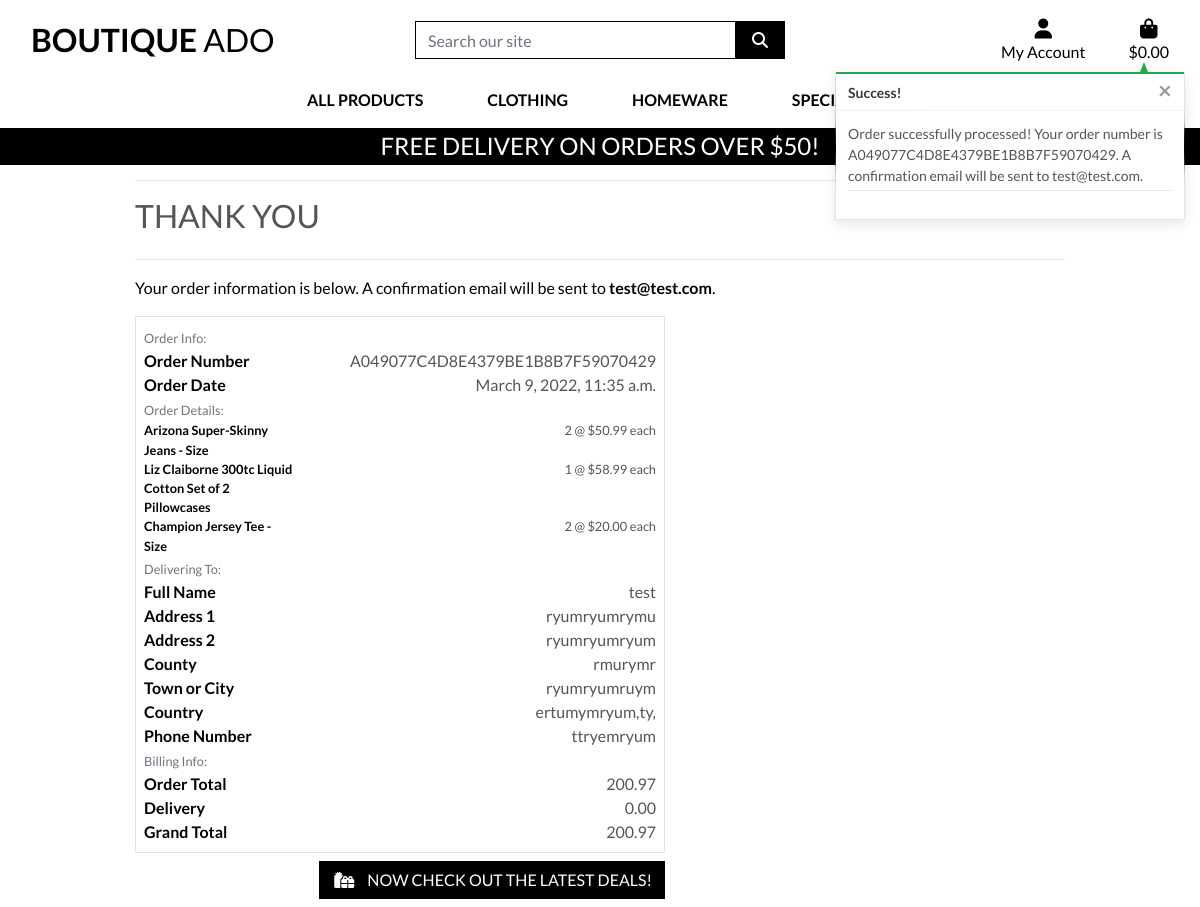
The app's page /checkout/checkout_success/A049077C4D8E4379BE1B8B7F59070429 with its own data.
### checkout/models.py (models this page shows, shortened)
class Order(models.Model):
    order_number = models.CharField(max_length=32, null=False, editable=False)
    user_profile = models.ForeignKey(UserProfile, on_delete=models.SET_NULL,
                                     null=True, blank=True, related_name='orders')
    full_name = models.CharField(max_length=50, null=False, blank=False)
    email = models.EmailField(max_length=254, null=False, blank=False)
    phone_number = models.CharField(max_length=20, null=False, blank=False)
    country = CountryField(blank_label='Country *', null=False, blank=False)
    postcode = models.CharField(max_length=20, null=True, blank=True)
    town_or_city = models.CharField(max_length=40, null=False, blank=False)
    street_address1 = models.CharField(max_length=80, null=False, blank=False)
    street_address2 = models.CharField(max_length=80, null=True, blank=True)
    county = models.CharField(max_length=80, null=True, blank=True)
    date = models.DateTimeField(auto_now_add=True)
    delivery_cost = models.DecimalField(max_digits=6, decimal_places=2, null=False, default=0)
    order_total = models.DecimalField(max_digits=10, decimal_places=2, null=False, default=0)
    grand_total = models.DecimalField(max_digits=10, decimal_places=2, null=False, default=0)
    original_bag = models.TextField(null=False, blank=False, default='')
    stripe_pid = models.CharField(max_length=254, null=False, blank=False, default='')

class OrderLineItem(models.Model):
    order = models.ForeignKey(Order, null=False, blank=False, on_delete=models.CASCADE, related_name='lineitems')
    product = models.ForeignKey(Product, null=False, blank=False, on_delete=models.CASCADE)
    product_size = models.CharField(max_length=2, null=True, blank=True) # XS, S, M, L, XL
    quantity = models.IntegerField(null=False, blank=False, default=0)
    lineitem_total = models.DecimalField(max_digits=6, decimal_places=2, null=False, blank=False, editable=False)

### products/models.py (models this page shows, shortened)
class Product(models.Model):
    category = models.ForeignKey('Category', null=True, blank=True, on_delete=models.SET_NULL)
    sku = models.CharField(max_length=254, null=True, blank=True)
    name = models.CharField(max_length=254)
    description = models.TextField()
    has_sizes = models.BooleanField(default=False, null=True, blank=True)
    price = models.DecimalField(max_digits=6, decimal_places=2)
    rating = models.DecimalField(max_digits=6, decimal_places=2, null=True, blank=True)
    image_url = models.URLField(max_length=1024, null=True, blank=True)
    image = models.ImageField(null=True, blank=True)

### checkout/views.py (the view)
# urls.py: path('checkout_success/<order_number>', views.checkout_success, name='checkout_success'),
def checkout_success(request, order_number):
    save_info = request.session.get('save_info')
    order = get_object_or_404(Order, order_number=order_number)
    messages.success(request, f'Order successfully processed! \
        Your order number is {order_number}. A confirmation \
        email will be sent to {order.email}.')
    if 'bag' in request.session:
        del request.session['bag']
    template = 'checkout/checkout_success.html'
    context = {
        'order': order,
    }
    return render(request, template, context)

### bag/contexts.py (called while the page is built, shortened)
def bag_contents(request):
    bag_items = []
    total = 0
    product_count = 0
    bag = request.session.get('bag', {})
    if total < settings.FREE_DELIVERY_THRESHOLD:
        delivery = total * Decimal(settings.STANDARD_DELIVERY_PERCENTAGE / 100)
        free_delivery_delta = settings.FREE_DELIVERY_THRESHOLD - total
    else:
        delivery = 0
        free_delivery_delta = 0
    grand_total = delivery + total
    context = {
        'bag_items': bag_items,
        'total': total,
        'product_count': product_count,
        'delivery': delivery,
        'free_delivery_delta': free_delivery_delta,
        'free_delivery_threshold': settings.FREE_DELIVERY_THRESHOLD,
        'grand_total': grand_total,
    }
    return context

### checkout/templates/checkout/checkout_success.html (shortened to what this page needs)
{% extends "base.html" %}
{% load static %}
{% block extra_css %}
<link rel="stylesheet" href="{% static 'checkout/css/checkout.css' %}">
{% endblock %}
{% block page_header %}
<div class="container header-container">
</div>
{% endblock %}
{% block content %}
<div class="overlay"></div>
<div class="container">
    <div class="row">
        <div class="col">
            <hr>
            <h2 class="logo-font mb-4">Thank you</h2>
            <hr>
            <p class="text-black">Your order information is below. A confirmation email will be sent to
                <strong>{{ order.email }}</strong>.</p>
        </div>
    </div>
    <div class="row">
        <div class="col-12 col-lg-7">
            <div class="order-confirmation-wrapper p-2 border">
                <div class="row">
                    <div class="col">
                        <small class="text-muted">Order Info:</small>
                    </div>
                </div>
                <div class="row">
                    <div class="col-12 col-md-4">
                        <p class="mb-0 text-black font-weight-bold">Order Number</p>
                    </div>
                    <div class="col-12 col-md-8 text-md-right">
                        <p class="mb-0">{{ order.order_number }}</p>
                    </div>
                </div>
                <div class="row">
                    <div class="col-12 col-md-4">
                        <p class="mb-0 text-black font-weight-bold">Order Date</p>
                    </div>
                    <div class="col-12 col-md-8 text-md-right">
                        <p class="mb-0">{{ order.date }}</p>
                    </div>
                </div>
                <div class="row">
                    <div class="col">
                        <small class="text-muted">Order Details:</small>
                    </div>
                </div>
                {% for item in order.lineitems.all %}
                <div class="row">
                    <div class="col-12 col-md-4">
                        <p class="small mb-0 text-black font-weight-bold">
                            {{ item.product.name }}{% if item.product_size %} - Size {{ item.product.size|upper }}{% endif %}
                        </p>
                    </div>
                    <div class="col-12 col-md-8 text-md-right">
                        <p class="small mb-0">{{ item.quantity }} @ ${{ item.product.price }} each</p>
                    </div>
                </div>
                {% endfor %}
                <div class="row">
                    <div class="col">
                        <small class="text-muted">Delivering To:</small>
                    </div>
                </div>
                <div class="row">
                    <div class="col-12 col-md-4">
                        <p class="mb-0 text-black font-weight-bold">Full Name</p>
                    </div>
                    <div class="col-12 col-md-8 text-md-right">
                        <p class="mb-0">{{ order.full_name }}</p>
                    </div>
                </div>
                <div class="row">
                    <div class="col-12 col-md-4">
                        <p class="mb-0 text-black font-weight-bold">Address 1</p>
                    </div>
                    <div class="col-12 col-md-8 text-md-right">
                        <p class="mb-0">{{ order.street_address1 }}</p>
                    </div>
                </div>
                {% if order.street_address2 %}
                <div class="row">
                    <div class="col-12 col-md-4">
                        <p class="mb-0 text-black font-weight-bold">Address 2</p>
                    </div>
                    <div class="col-12 col-md-8 text-md-right">
                        <p class="mb-0">{{ order.street_address2 }}</p>
                    </div>
                </div>
                {% endif %}
                {% if order.county %}
                <div class="row">
                    <div class="col-12 col-md-4">
                        <p class="mb-0 text-black font-weight-bold">County</p>
                    </div>
                    <div class="col-12 col-md-8 text-md-right">
                        <p class="mb-0">{{ order.county }}</p>
                    </div>
                </div>
                {% endif %}
                <div class="row">
                    <div class="col-12 col-md-4">
                        <p class="mb-0 text-black font-weight-bold">Town or City</p>
                    </div>
                    <div class="col-12 col-md-8 text-md-right">
                        <p class="mb-0">{{ order.town_or_city }}</p>
                    </div>
                </div>
                <div class="row">
                    <div class="col-12 col-md-4">
                        <p class="mb-0 text-black font-weight-bold">Country</p>
                    </div>
                    <div class="col-12 col-md-8 text-md-right">
                        <p class="mb-0">{{ order.country }}</p>
                    </div>
                </div>
                <div class="row">
                    <div class="col-12 col-md-4">
                        <p class="mb-0 text-black font-weight-bold">Phone Number</p>
                    </div>
                    <div class="col-12 col-md-8 text-md-right">
                        <p class="mb-0">{{ order.phone_number }}</p>
                    </div>
                </div>
                <div class="row">
                    <div class="col">
                        <small class="text-muted">Billing Info:</small>
                    </div>
                </div>
                <div class="row">
                    <div class="col-12 col-md-4">
                        <p class="mb-0 text-black font-weight-bold">Order Total</p>
                    </div>
                    <div class="col-12 col-md-8 text-md-right">
                        <p class="mb-0">{{ order.order_total }}</p>
                    </div>
                </div>
                <div class="row">
                    <div class="col-12 col-md-4">
                        <p class="mb-0 text-black font-weight-bold">Delivery</p>
                    </div>
                    <div class="col-12 col-md-8 text-md-right">
                        <p class="mb-0">{{ order.delivery_cost }}</p>
                    </div>
                </div>
                <div class="row">
                    <div class="col-12 col-md-4">
                        <p class="mb-0 text-black font-weight-bold">Grand Total</p>
                    </div>
                    <div class="col-12 col-md-8 text-md-right">
                        <p class="mb-0">{{ order.grand_total }}</p>
                    </div>
                </div>
            </div>
        </div>
    </div>
    <div class="row">
        <div class="col-12 col-lg-7 text-right">
            <a href="{% url 'products' %}?category=new_arrivals,deals,clearance" class="btn btn-black rounded-0 my-2">
                <span class="icon mr-2">
                    <i class="fas fa-gifts"></i>
                </span>
                <span class="text-uppercase">Now check out the latest deals!</span>
            </a>
        </div>
    </div>
</div>
{% endblock %}

### static/css/base.css (style rules this page uses)
html { height: 100%; }
body { background: url('/media/homepage_background_cropped.jpg') no-repeat center center fixed; background-size: cover; height: calc(100vh - 164px); color: #555; font-family: 'Lato'; }
.icon { align-items: center; display: inline-flex; justify-content: center; height: 1.5rem; width: 1.5rem; }
.logo-font { text-transform: uppercase; }
.btn-black { background: black; color: white; }
.text-black { color: #000 !important; }
.overlay { height: 100%; width: 100%; top: 0; left: 0; position: fixed; background: white; z-index: -1; }
@media (min-width: 1200px) { .container { max-width: 80%; } }
@media (min-width: 992px) { .header-container { padding-top: 164px; } }

### records on screen
Order: email "test@test.com", order_number "A049077C4D8E4379BE1B8B7F59070429", date "March 9, 2022, 11:35 a.m.", full_name "test", street_address1 "ryumryumrymu", street_address2 "ryumryumryum", county "rmurymr", town_or_city "ryumryumruym", country "ertumymryum,ty,", phone_number "ttryemryum", order_total "200.97", delivery_cost "0.00", grand_total "200.97"
OrderLineItem: product.name "Arizona Super-Skinny Jeans", quantity "2", product.price "50.99"
OrderLineItem: product.name "Liz Claiborne 300tc Liquid Cotton Set of 2 Pillowcases", quantity "1", product.price "58.99"
OrderLineItem: product.name "Champion Jersey Tee", quantity "2", product.price "20.00"

### other values on screen
{{ free_delivery_threshold }} "50"
{{ message }} "Order successfully processed! Your order number is A049077C4D8E4379BE1B8B7F59070429. A confirmation email will be sent to test@test.com."
